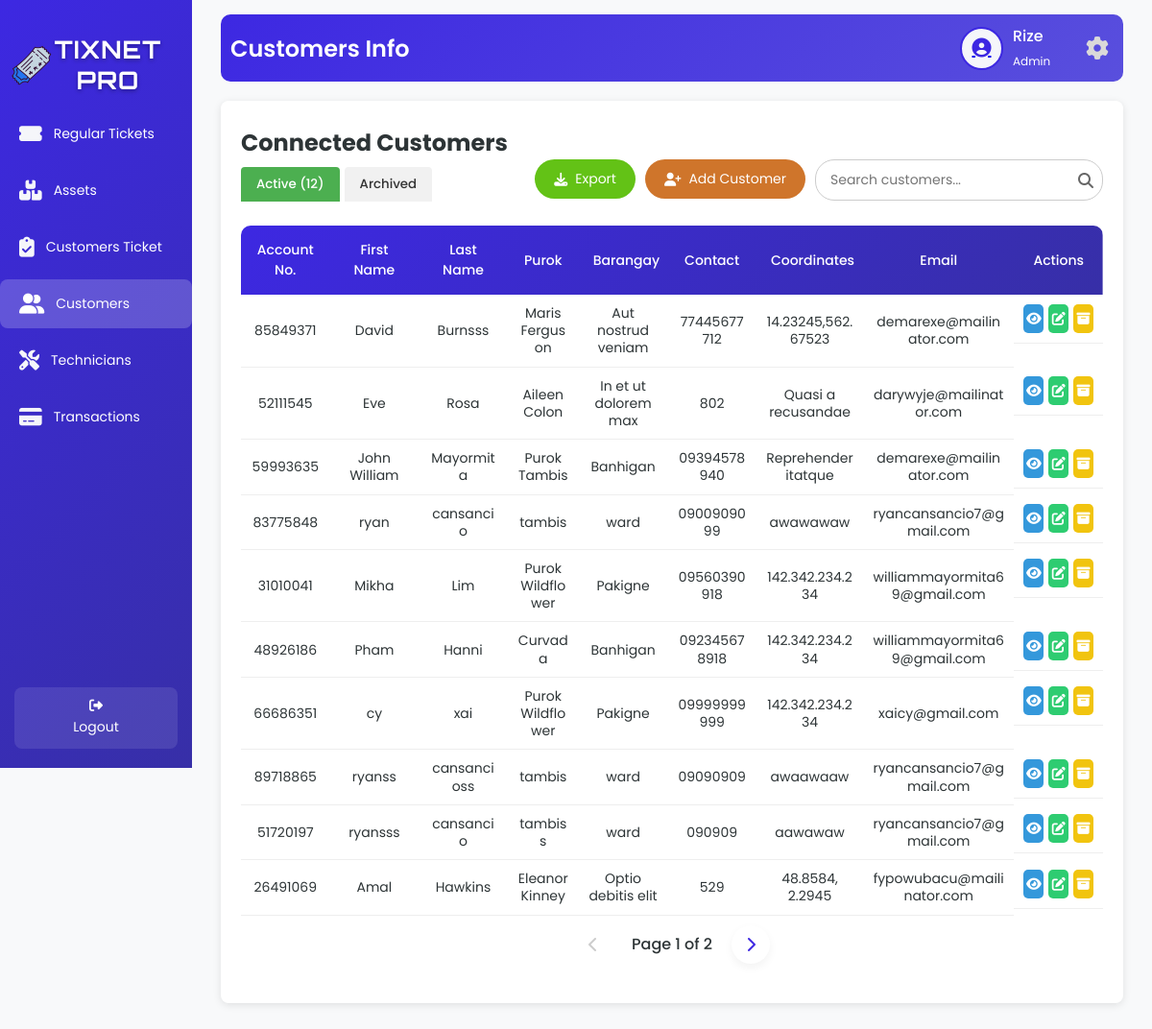
The app's page /customersT.php (signed in) with its own data.
### tables this page shows
CREATE TABLE `tbl_user` (
  `u_id` int(50) NOT NULL,
  `u_fname` varchar(200) NOT NULL,
  `u_lname` varchar(200) NOT NULL,
  `u_email` varchar(200) NOT NULL,
  `u_username` varchar(200) NOT NULL,
  `u_password` varchar(200) NOT NULL,
  `u_type` varchar(200) NOT NULL,
  `u_status` varchar(200) NOT NULL
);

CREATE TABLE `tbl_customer` (
  `c_id` int(50) NOT NULL,
  `c_fname` varchar(200) NOT NULL,
  `c_lname` varchar(200) NOT NULL,
  `c_purok` varchar(200) NOT NULL,
  `c_barangay` varchar(200) NOT NULL,
  `c_contact` varchar(100) NOT NULL,
  `c_email` varchar(200) NOT NULL,
  `c_date` date NOT NULL,
  `c_napname` varchar(200) NOT NULL,
  `c_napport` int(50) NOT NULL,
  `c_macaddress` varchar(200) NOT NULL,
  `c_status` varchar(200) NOT NULL,
  `c_plan` varchar(200) NOT NULL,
  `c_equipment` varchar(200) NOT NULL,
  `c_account_no` int(100) NOT NULL,
  `c_coordinates` varchar(200) NOT NULL,
  `c_balance` int(50) NOT NULL,
  `c_startdate` varchar(100) NOT NULL,
  `c_nextdue` varchar(100) NOT NULL,
  `c_lastdue` varchar(100) NOT NULL,
  `c_nextbill` varchar(100) NOT NULL,
  `c_billstatus` varchar(100) NOT NULL,
  `c_advancedays` varchar(200) NOT NULL,
  `c_advance` int(200) NOT NULL
);

### customersT.php (the view, shortened to what this page needs)
<?php
include 'db.php';
function jsEscape($str) {
    return str_replace(
        ["\\", "'", "\"", "\n", "\r", "\t"],
        ["\\\\", "\\'", "\\\"", "\\n", "\\r", "\\t"],
        $str
    );
}
function formatDateDisplay($date) {
    if (empty($date) || $date === '0000-00-00') {
        return '';
    }
    return date('Y/M/d', strtotime($date));
}
function updateDueAndBillDates($conn, $account_no, $next_due) {
    $current_date = new DateTime();
    $next_due_date = new DateTime($next_due);
    return [$next_due, null, $next_due];
}
$firstName = '';
$userType = '';
$avatarPath = $_SESSION['avatarPath'];
if ($conn) {
    $sqlUser = "SELECT u_fname, u_lname, u_type FROM tbl_user WHERE u_username = ?";
    $stmt = $conn->prepare($sqlUser);
    $stmt->bind_param("s", $_SESSION['username']);
    $stmt->execute();
    $resultUser = $stmt->get_result();
    if ($resultUser->num_rows > 0) {
        $row = $resultUser->fetch_assoc();
        $firstName = $row['u_fname'];
        $userType = $row['u_type'];
    }
    $limit = 10;
    $pageActive = isset($_GET['page_active']) ? (int)$_GET['page_active'] : 1;
    $offsetActive = ($pageActive - 1) * $limit;
    $totalActiveQuery = "SELECT COUNT(*) AS total FROM tbl_customer WHERE c_status NOT LIKE 'ARCHIVED:%' OR c_status IS NULL";
    $totalActiveResult = $conn->query($totalActiveQuery);
    $totalActiveRow = $totalActiveResult->fetch_assoc();
    $totalActive = $totalActiveRow['total'];
    $totalActivePages = ceil($totalActive / $limit);
    $pageArchived = isset($_GET['page_archived']) ? (int)$_GET['page_archived'] : 1;
    $sqlActive = "SELECT c_account_no, c_fname, c_lname, c_purok, c_barangay, c_contact, c_email, c_coordinates, c_date, c_napname, c_napport, c_macaddress, c_status, c_plan, c_equipment, c_balance, c_startdate, c_nextdue, c_lastdue, c_nextbill, c_billstatus
                  FROM tbl_customer WHERE c_status NOT LIKE 'ARCHIVED:%' OR c_status IS NULL LIMIT ?, ?";
    $stmtActive = $conn->prepare($sqlActive);
    $stmtActive->bind_param("ii", $offsetActive, $limit);
    $stmtActive->execute();
    $resultActive = $stmtActive->get_result();
} else {
    $_SESSION['error'] = "Database connection failed.";
}
?>
<!DOCTYPE html>
<html lang="en">
<head>
    <link rel="stylesheet" href="customerT.css">
    <link rel="stylesheet" href="https://cdnjs.cloudflare.com/ajax/libs/font-awesome/6.6.0/css/all.min.css">
    <link rel="stylesheet" href="https://unpkg.com/boxicons@2.1.4/css/boxicons.min.css">
</head>
<body>
<div class="wrapper">
    <div class="sidebar">
         <h2><img src="image/logo.png" alt="Tix Net Icon" class="sidebar-icon">TixNet Pro</h2>
    <ul>
        <li><a href="staffD.php"><i class="fas fa-ticket-alt icon"></i> <span>Regular Tickets</span></a></li>
        <li><a href="assetsT.php"><i class="fas fa-boxes icon"></i> <span>Assets</span></a></li>
        <li><a href="AllCustomersT.php"><i class="fas fa-clipboard-check icon"></i> <span>Customers Ticket</span></a></li>
        <li><a href="customersT.php" class="active"><i class="fas fa-user-friends icon"></i> <span>Customers</span></a></li>
        <li><a href="AssignTech.php"><i class="fas fa-tools icon"></i> <span>Technicians</span></a></li>
        <li><a href="Payments.php"><i class="fas fa-credit-card icon"></i> <span>Transactions</span></a></li>
    </ul>
    <footer>
        <a href="technician_staff.php" class="back-home"><i class="fas fa-sign-out-alt"></i> Logout</a>
    </footer>
    </div>
    <div class="container">
        <div class="upper">
            <h1>Customers Info</h1>
            <div class="user-profile">
                <div class="user-icon">
                    <a href="image.php">
                        <?php
                        $cleanAvatarPath = preg_replace('/\?\d+$/', '', $avatarPath);
                        if (!empty($avatarPath) && file_exists($cleanAvatarPath)) {
                            echo "<img src='" . htmlspecialchars($avatarPath, ENT_QUOTES, 'UTF-8') . "' alt='User Avatar'>";
                        } else {
                            echo "<i class='fas fa-user-circle'></i>";
                        }
                        ?>
                    </a>
                </div>
                <div class="user-details">
                    <span><?php echo htmlspecialchars($firstName, ENT_QUOTES, 'UTF-8'); ?></span>
                    <small><?php echo htmlspecialchars(ucfirst($userType), ENT_QUOTES, 'UTF-8'); ?></small>
                </div>
                <a href="settings.php" class="settings-link">
                    <i class="fas fa-cog"></i>
                </a>
            </div>
        </div>
        <div class="table-box glass-container">
            <h2>Connected Customers</h2>
            <div class="tab-buttons">
                <button class="tab-btn <?php echo (isset($_GET['tab']) && $_GET['tab'] === 'customers_active') || !isset($_GET['tab']) ? 'active' : ''; ?>" onclick="showTab('customers_active')">
                    Active (<?php echo $totalActive; ?>)
                </button>
                <button class="tab-btn <?php echo isset($_GET['tab']) && $_GET['tab'] === 'customers_archived' ? 'active' : ''; ?>" onclick="showTab('customers_archived')">
                    Archived
                </button>
            </div>
             <div class="search-container">
                <input type="text" class="search-bar" id="searchInput" placeholder="Search customers..." onkeyup="debouncedSearchCustomers()">
                <span class="search-icon"><i class="fas fa-search"></i></span>
            </div>
          <div class="customer-actions">
    <div class="export-container">
        <button class="export-btn"><i class="fas fa-download"></i> Export</button>
    </div>
    <form action="addC.php" method="get" style="display: inline;">
        <button type="submit" class="add-user-btn"><i class="fas fa-user-plus"></i> Add Customer</button>
    </form>
</div>
            <div class="active-customers" id="customers_active" <?php echo (isset($_GET['tab']) && $_GET['tab'] === 'customers_archived') ? 'style="display: none;"' : ''; ?>>
                <table id="active-customers-table">
                    <thead>
                        <tr>
                            <th>Account No.</th>
                            <th>First Name</th>
                            <th>Last Name</th>
                            <th>Purok</th>
                            <th>Barangay</th>
                            <th>Contact</th>
                            <th>Coordinates</th>
                            <th>Email</th>
                            <th>Actions</th>
                        </tr>
                    </thead>
                    <tbody id="active-customers-tbody">
                        <?php
                        if ($resultActive->num_rows > 0) {
                            while ($row = $resultActive->fetch_assoc()) {
                                if (!empty($row['c_nextdue'])) {
                                    list($updated_next_due, $updated_last_due, $updated_next_bill) = updateDueAndBillDates($conn, $row['c_account_no'], $row['c_nextdue']);
                                    $row['c_nextdue'] = $updated_next_due;
                                    if ($updated_next_bill) {
                                        $row['c_nextbill'] = $updated_next_bill;
                                    }
                                }
                                $displayStatus = ($row['c_status'] ?? '');
                                echo "<tr>
                                        <td>" . htmlspecialchars($row['c_account_no'], ENT_QUOTES, 'UTF-8') . "</td>
                                        <td>" . htmlspecialchars($row['c_fname'], ENT_QUOTES, 'UTF-8') . "</td>
                                        <td>" . htmlspecialchars($row['c_lname'], ENT_QUOTES, 'UTF-8') . "</td>
                                        <td>" . htmlspecialchars($row['c_purok'], ENT_QUOTES, 'UTF-8') . "</td>
                                        <td>" . htmlspecialchars($row['c_barangay'], ENT_QUOTES, 'UTF-8') . "</td>
                                        <td>" . htmlspecialchars($row['c_contact'], ENT_QUOTES, 'UTF-8') . "</td>
                                        <td>" . htmlspecialchars($row['c_coordinates'], ENT_QUOTES, 'UTF-8') . "</td>
                                        <td>" . htmlspecialchars($row['c_email'], ENT_QUOTES, 'UTF-8') . "</td>
                                        <td class='action-buttons'>
                                            <a class='view-btn' onclick=\"showViewDetails('" . htmlspecialchars($row['c_account_no'], ENT_QUOTES, 'UTF-8') . "', '" . jsEscape($row['c_fname']) . "', '" . jsEscape($row['c_lname']) . "', '" . jsEscape($row['c_purok']) . "', '" . jsEscape($row['c_barangay']) . "', '" . jsEscape($row['c_contact']) . "', '" . jsEscape($row['c_email']) . "', '" . jsEscape($row['c_coordinates']) . "', '" . jsEscape($row['c_date']) . "', '" . jsEscape($row['c_napname']) . "', '" . jsEscape($row['c_napport']) . "', '" . jsEscape($row['c_macaddress']) . "', '" . jsEscape($displayStatus) . "', '" . jsEscape($row['c_plan']) . "', '" . jsEscape($row['c_equipment']) . "', '" . jsEscape($row['c_balance'] ?? '0.00') . "', '" . jsEscape($row['c_startdate'] ?? '') . "', '" . jsEscape(formatDateDisplay($row['c_nextdue'] ?? '')) . "', '" . jsEscape(formatDateDisplay($row['c_lastdue'] ?? '')) . "', '" . jsEscape(formatDateDisplay($row['c_nextbill'] ?? '')) . "', '" . jsEscape($row['c_billstatus'] ?? 'Inactive') . "')\" title='View'><i class='fas fa-eye'></i></a>
                                            <a class='edit-btn' href='editC.php?account_no=" . htmlspecialchars($row['c_account_no'], ENT_QUOTES, 'UTF-8') . "' title='Edit'><i class='fas fa-edit'></i></a>
                                            <a class='archive-btn' onclick=\"showArchiveModal('" . htmlspecialchars($row['c_account_no'], ENT_QUOTES, 'UTF-8') . "', '" . jsEscape($row['c_fname'] . ' ' . $row['c_lname']) . "')\" title='Archive'><i class='fas fa-archive'></i></a>
                                        </td>
                                      </tr>";
                            }
                        } else {
                            echo "<tr><td colspan='10' style='text-align: center;'>No active customers found.</td></tr>";
                        }
                        ?>
                    </tbody>
                </table>
                <div class="pagination" id="active-customers-pagination">
                    <?php if ($pageActive > 1): ?>
                        <a href="?tab=customers_active&page_active=<?php echo $pageActive - 1; ?>&page_archived=<?php echo $pageArchived; ?>" class="pagination-link"><i class="fas fa-chevron-left"></i></a>
                    <?php else: ?>
                        <span class="pagination-link disabled"><i class="fas fa-chevron-left"></i></span>
                    <?php endif; ?>
                    <span class="current-page">Page <?php echo $pageActive; ?> of <?php echo $totalActivePages; ?></span>
                    <?php if ($pageActive < $totalActivePages): ?>
                        <a href="?tab=customers_active&page_active=<?php echo $pageActive + 1; ?>&page_archived=<?php echo $pageArchived; ?>" class="pagination-link"><i class="fas fa-chevron-right"></i></a>
                    <?php else: ?>
                        <span class="pagination-link disabled"><i class="fas fa-chevron-right"></i></span>
                    <?php endif; ?>
                </div>
            </div>
        </div>
    </div>
</div>
</body>
</html>

### records on screen
tbl_user: u_fname "Rize", u_type "Admin"
tbl_customer: c_account_no "85849371", c_fname "David", c_lname "Burnsss", c_purok "Maris Ferguson", c_barangay "Aut nostrud veniam", c_contact "77445677712", c_coordinates "14.23245,562.67523", c_email "demarexe@mailinator.com"
tbl_customer: c_account_no "52111545", c_fname "Eve", c_lname "Rosa", c_purok "Aileen Colon", c_barangay "In et ut dolorem max", c_contact "802", c_coordinates "Quasi a recusandae", c_email "darywyje@mailinator.com"
tbl_customer: c_account_no "59993635", c_fname "John William", c_lname "Mayormita", c_purok "Purok Tambis", c_barangay "Banhigan", c_contact "09394578940", c_coordinates "Reprehenderitatque", c_email "demarexe@mailinator.com"
tbl_customer: c_account_no "83775848", c_fname "ryan", c_lname "cansancio", c_purok "tambis", c_barangay "ward", c_contact "0900909099", c_coordinates "awawawaw", c_email "ryancansancio7@gmail.com"
tbl_customer: c_account_no "31010041", c_fname "Mikha", c_lname "Lim", c_purok "Purok Wildflower", c_barangay "Pakigne", c_contact "09560390918", c_coordinates "142.342.234.234", c_email "williammayormita69@gmail.com"
tbl_customer: c_account_no "48926186", c_fname "Pham", c_lname "Hanni", c_purok "Curvada", c_barangay "Banhigan", c_contact "092345678918", c_coordinates "142.342.234.234", c_email "williammayormita69@gmail.com"
tbl_customer: c_account_no "66686351", c_fname "cy", c_lname "xai", c_purok "Purok Wildflower", c_barangay "Pakigne", c_contact "09999999999", c_coordinates "142.342.234.234", c_email "xaicy@gmail.com"
tbl_customer: c_account_no "89718865", c_fname "ryanss", c_lname "cansancioss", c_purok "tambis", c_barangay "ward", c_contact "09090909", c_coordinates "awaawaaw", c_email "ryancansancio7@gmail.com"
tbl_customer: c_account_no "51720197", c_fname "ryansss", c_lname "cansancio", c_purok "tambiss", c_barangay "ward", c_contact "090909", c_coordinates "aawawaw", c_email "ryancansancio7@gmail.com"
tbl_customer: c_account_no "26491069", c_fname "Amal", c_lname "Hawkins", c_purok "Eleanor Kinney", c_barangay "Optio debitis elit", c_contact "529", c_coordinates "48.8584, 2.2945", c_email "fypowubacu@mailinator.com"

### other values on screen
$totalActive "12"
$pageActive "1"
$totalActivePages "2"
